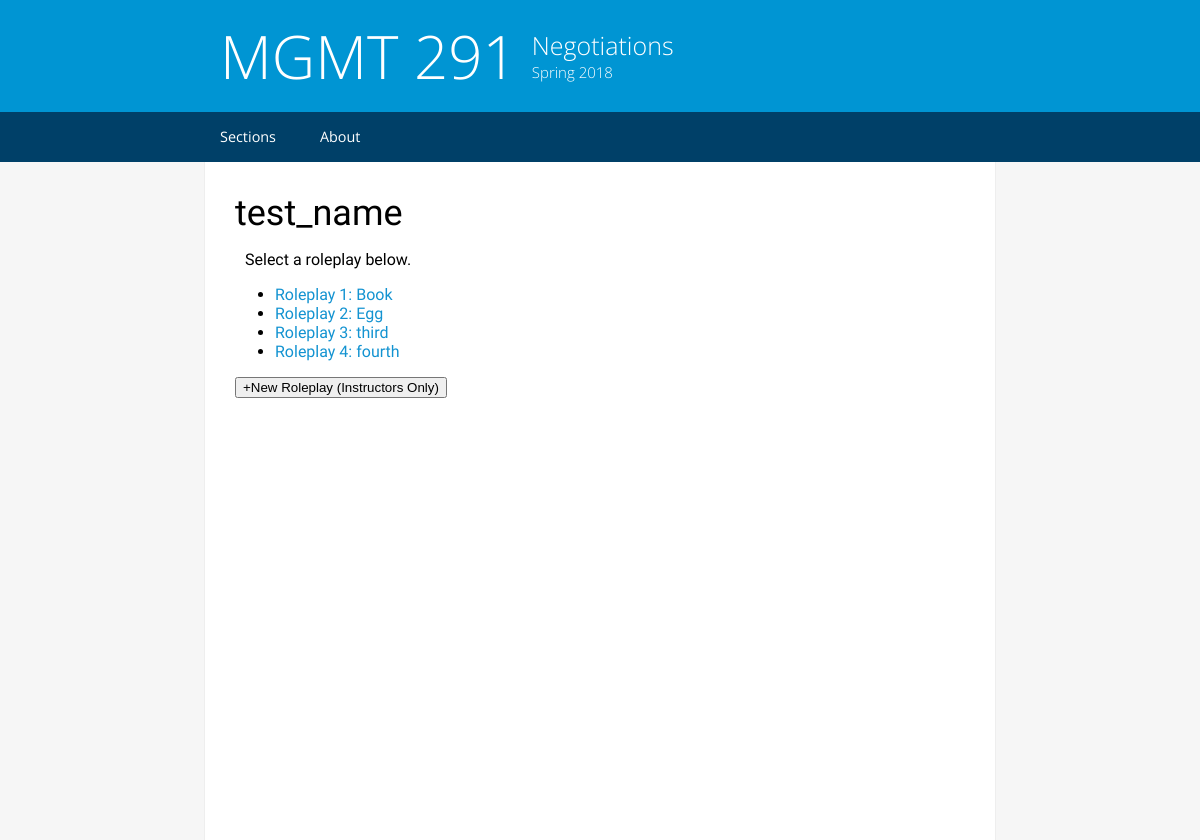
Before: /test_name with the older database file.
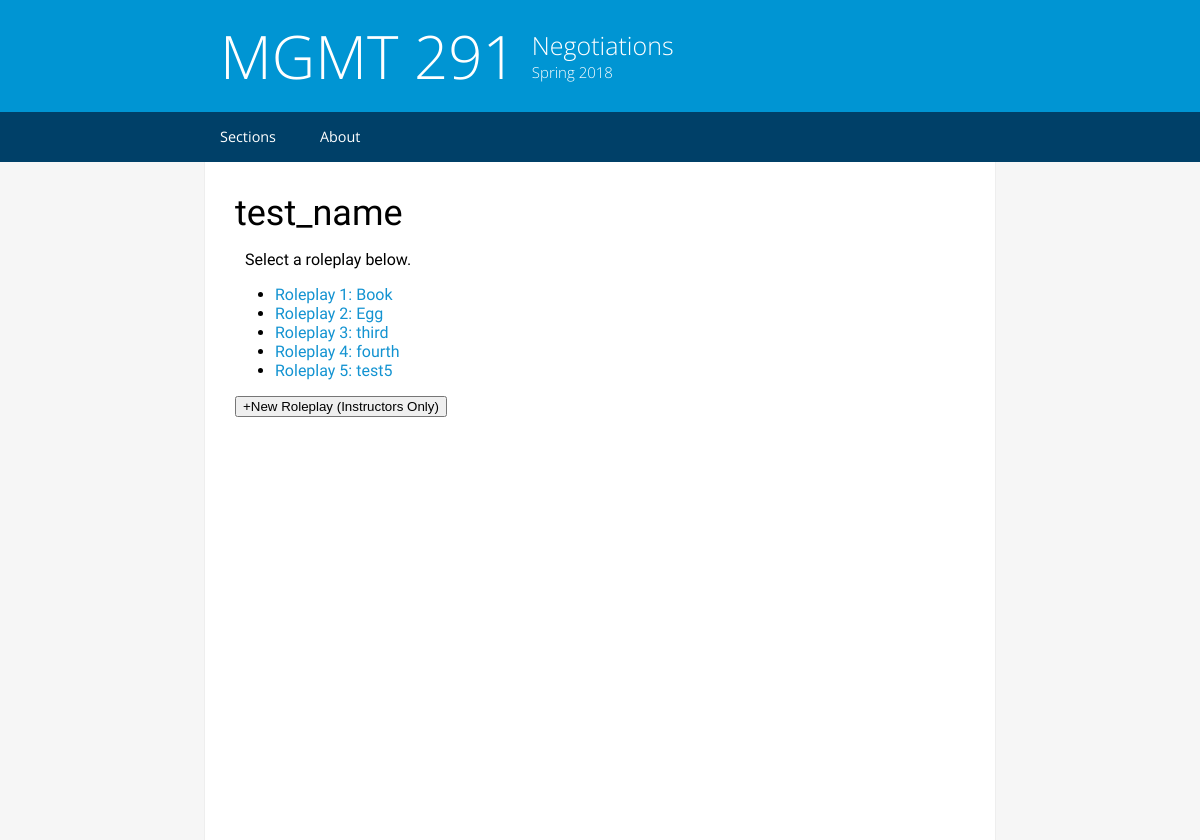
After: the same page with the newer database file.
### models.py (models this page shows, shortened)
class Roleplay(db.Model):
    name = db.Column(db.String(64), primary_key=True)
    number = db.Column(db.Integer, index=True)
    assignments = db.Column(db.String(4000))
    started = db.Column(db.Boolean)
    section_name = db.Column(db.String(64), db.ForeignKey('section.name'))
    group_size = db.Column(db.Integer)
    attendees = db.relationship('AttendanceRecord', backref='parent_roleplay', lazy='dynamic')

### website.py (the view)
@app.route('/<section_name>', methods=['GET', 'POST'])
def landing_class(section_name):
    if request.method == 'POST':
        if request.form['submit'] == 'add':
            return redirect('/' + section_name + '/add')
    else:
        current_section = Section.query.filter_by(name="test_name").first()
        return render_template('class.html',
                               roleplays=Roleplay.query.with_parent(current_section).all(), section_name=section_name)

### templates/class.html
{% extends "base.html" %}
{% block content %}
    <h1>{{ section_name }}</h1>
    <p>Select a roleplay below.</p>
    <ul>
    {% for roleplay in roleplays %}
        <li>
            <a href= {{ '/' + roleplay.section_name }}/{{ roleplay.number }}>
                Roleplay {{ roleplay.number }}: {{ roleplay.name }}
            </a>
        </li>
    {% endfor %}
    </ul>
    <form action="" method="post">
        <button name="submit" value="add">+New Roleplay (Instructors Only)</button>
    </form>
{% endblock %}

Changed rows visible on the page:
added Roleplay: number "5", name "test5"
